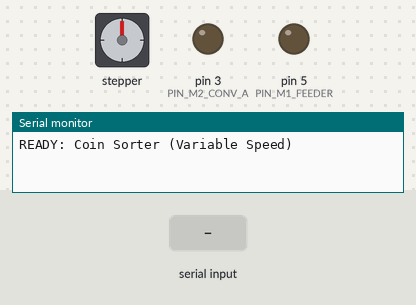
A sketch run on a simulated Arduino Uno, built with avr-gcc and run on an emulated ATmega328P. On the bench: stepper motor, output pins drawn as LEDs (lit = HIGH), the last lines printed to the serial monitor. The inputs (shaded band) are chosen by the test bench. Stepper angles assume 2048 steps per turn.

Above: at 1.2 s.
1.3 s: "START\n" received over Serial
At 1.46 s:
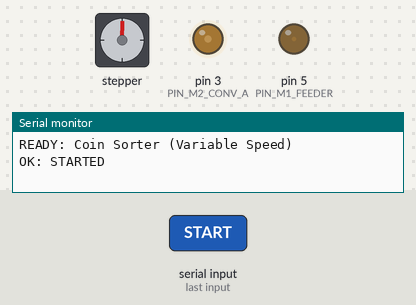
4.3 s: "M1:\n" received over Serial
At 4.6 s:
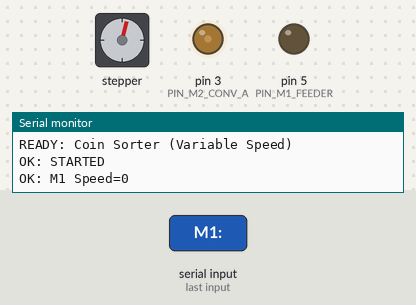
7.3 s: "STOP\n" received over Serial
At 10.1 s:
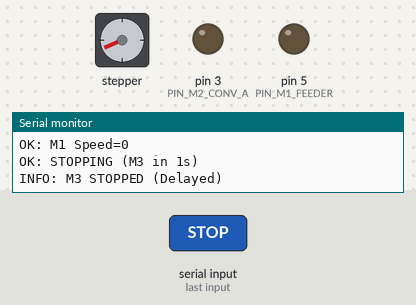
10.3 s: "1\n" received over Serial
At 10.46 s:
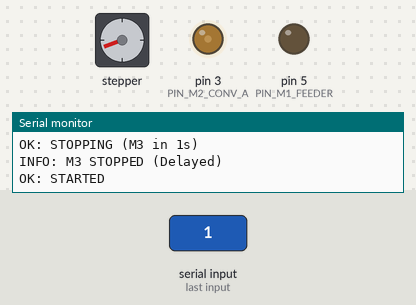
13.3 s: "M2:\n" received over Serial
At 13.6 s:
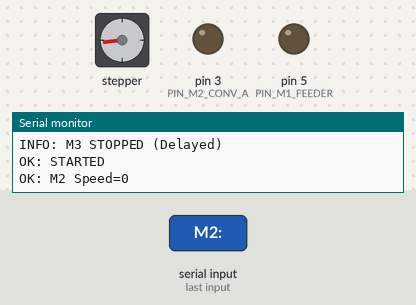
16.3 s: "M3:90\n" received over Serial
Timing chart, 0 to 26.1 s (numbered marks = the images above; inputs shaded):
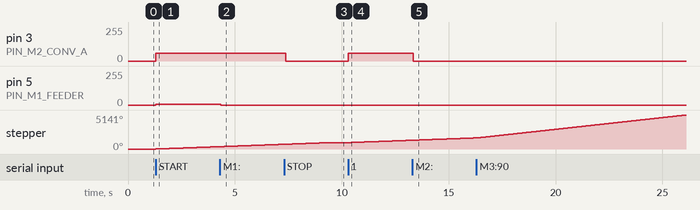

Measured:
- after the input at 1.3 s, pin 3 (PIN_M2_CONV_A): 0/255 → 60/255 at once; pin 5 (PIN_M1_FEEDER): 0/255 → 5/255 at once; stepper: keeps turning clockwise at about 120°/s, starting at once
- after the input at 4.3 s, pin 5 (PIN_M1_FEEDER): 5/255 → 0/255 at once
- after the input at 7.3 s, pin 3 (PIN_M2_CONV_A): 60/255 → 0/255 after 0.07 s; stepper: goes on until 9.4 s, then stays 966°
- after the input at 10.3 s, pin 3 (PIN_M2_CONV_A): 0/255 → 60/255 at once; stepper: keeps turning clockwise at about 120°/s, starting at once
- after the input at 13.3 s, pin 3 (PIN_M2_CONV_A): 60/255 → 0/255 at once

The sketch:

coin_sorter_control.ino
```cpp
/**
 * コイン選別機 制御ファームウェア (最終版)
 *
 * M1 (Feeder): DC Motor (Pin 5)
 * M2 (Conv A): DC Motor (Pin 3)
 * M3 (Conv B): Stepper Motor (Pins 10, 11, 12, 13)
 *
 * 【重要】逆回転の修正について
 * - M3 (ステッピング): プログラム内で逆回転させます。
 * - M1, M2 (DC): ピン1本制御のため、ソフトでは変えられません。
 *              **モーターの赤黒の配線を物理的に入れ替えてください！**
 */

#include <Stepper.h>

// --- ピン定義 ---
const int PIN_M1_FEEDER = 5; // DC
const int PIN_M2_CONV_A = 3; // DC

// ステッピングモーター設定 (28BYJ-48等)
const int STEPS_PER_REV = 2048;
// 逆回転させるため、ピン順序を逆にしてみます (13, 11, 12, 10 or similar)
// 通常: 10, 12, 11, 13
// 逆転: 13, 11, 12, 10 (試行)
Stepper myStepper(STEPS_PER_REV, 13, 11, 12, 10);

// --- 速度設定 ---
// --- 速度設定 (デフォルト値) ---
int SPEED_FEEDER = 5;       // DC (0-255)
int SPEED_CONV_A = 60;      // DC (0-255)
int SPEED_STEPPER_RPM = 20; // Stepper Speed

bool stepperActive = false;
bool stopDelayActive = false;
unsigned long stopTimer = 0;

String inputBuffer = "";

void setup() {
  Serial.begin(9600);

  pinMode(PIN_M1_FEEDER, OUTPUT);
  pinMode(PIN_M2_CONV_A, OUTPUT);

  myStepper.setSpeed(SPEED_STEPPER_RPM);

  stopAll();
  Serial.println("READY: Coin Sorter (Variable Speed)");
}

void loop() {
  // シリアルコマンド受信
  while (Serial.available() > 0) {
    char c = (char)Serial.read();
    if (c == '\n') {
      processCommand(inputBuffer);
      inputBuffer = "";
    } else if (c != '\r') {
      inputBuffer += c;
    }
  }

  // 遅延停止のチェック
  if (stopDelayActive) {
    if (millis() - stopTimer >= 2000) { // 2秒経過したら
      stepperActive = false;
      stopDelayActive = false;
      Serial.println("INFO: M3 STOPPED (Delayed)");
    }
  }

  // ステッピングモーター駆動
  if (stepperActive) {
    // 少量ずつ回してノンブロッキング風にする
    myStepper.step(50);
  }
}

void processCommand(String cmd) {
  cmd.trim();

  if (cmd.startsWith("M1:")) {
    // Feeder Speed
    int val = cmd.substring(3).toInt();
    SPEED_FEEDER = constrain(val, 0, 255);
    if (stepperActive) analogWrite(PIN_M1_FEEDER, SPEED_FEEDER);
    Serial.print("OK: M1 Speed="); Serial.println(SPEED_FEEDER);

  } else if (cmd.startsWith("M2:")) {
    // Conv A Speed
    int val = cmd.substring(3).toInt();
    SPEED_CONV_A = constrain(val, 0, 255);
    if (stepperActive) analogWrite(PIN_M2_CONV_A, SPEED_CONV_A);
    Serial.print("OK: M2 Speed="); Serial.println(SPEED_CONV_A);

  } else if (cmd.startsWith("M3:")) {
    // Stepper Speed (0-255 input -> Scale to 0-30 RPM for safety?)
    // User wants direct control, but >30 RPM usually stalls.
    // Let's map 0-255 to 1-60 RPM.
    int val = cmd.substring(3).toInt();
    // SPEED_STEPPER_RPM = map(val, 0, 255, 1, 60);
    // Direct mapping can be dangerous if val is high, but let's trust user or clamp.
    // Let's keep it raw but clamp sane max.
    SPEED_STEPPER_RPM = constrain(val, 1, 60);
    myStepper.setSpeed(SPEED_STEPPER_RPM);
    Serial.print("OK: M3 RPM="); Serial.println(SPEED_STEPPER_RPM);

  } else if (cmd == "STOP" || cmd == "0") {
    stopDCMotors();
    if (stepperActive) {
      stopDelayActive = true;
      stopTimer = millis();
      Serial.println("OK: STOPPING (M3 in 1s)");
    } else {
      Serial.println("OK: STOPPED (Already)");
    }

  } else if (cmd == "START" || cmd == "1") {
    stopDelayActive = false;
    startAll();
    Serial.println("OK: STARTED");
  }
}

void startAll() {
  // 全始動
  stepperActive = true;
  analogWrite(PIN_M1_FEEDER, SPEED_FEEDER);
  analogWrite(PIN_M2_CONV_A, SPEED_CONV_A);
}

void stopAll() {
  stopDCMotors();
  stepperActive = false;
  stopDelayActive = false;
}

void stopDCMotors() {
  analogWrite(PIN_M1_FEEDER, 0);
  analogWrite(PIN_M2_CONV_A, 0);
}
```
